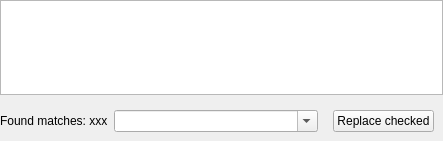
<?xml version="1.0" encoding="UTF-8"?>
<ui version="4.0">
 <class>Results</class>
 <widget class="QWidget" name="Results">
  <property name="geometry">
   <rect>
    <x>0</x>
    <y>0</y>
    <width>443</width>
    <height>141</height>
   </rect>
  </property>
  <layout class="QGridLayout" name="gridLayout" columnstretch="0,1,0">
   <property name="margin">
    <number>0</number>
   </property>
   <item row="1" column="1">
    <widget class="KHistoryComboBox" name="replaceCombo">
     <property name="editable">
      <bool>true</bool>
     </property>
     <property name="autoCompletion">
      <bool>true</bool>
     </property>
    </widget>
   </item>
   <item row="0" column="0" colspan="3">
    <widget class="QTreeWidget" name="tree">
     <property name="uniformRowHeights">
      <bool>true</bool>
     </property>
     <property name="allColumnsShowFocus">
      <bool>true</bool>
     </property>
     <property name="headerHidden">
      <bool>true</bool>
     </property>
     <attribute name="headerStretchLastSection">
      <bool>false</bool>
     </attribute>
     <column>
      <property name="text">
       <string notr="true">1</string>
      </property>
     </column>
    </widget>
   </item>
   <item row="1" column="0">
    <widget class="QLabel" name="matchLabel">
     <property name="text">
      <string>Found matches: xxx</string>
     </property>
    </widget>
   </item>
   <item row="1" column="2">
    <widget class="QStackedWidget" name="buttonStack">
     <property name="currentIndex">
      <number>0</number>
     </property>
     <widget class="QWidget" name="page">
      <layout class="QVBoxLayout" name="verticalLayout">
       <item>
        <widget class="QPushButton" name="replaceButton">
         <property name="text">
          <string>Replace checked</string>
         </property>
        </widget>
       </item>
      </layout>
     </widget>
     <widget class="QWidget" name="page_2">
      <layout class="QVBoxLayout" name="verticalLayout_2">
       <item>
        <widget class="QPushButton" name="stopButton">
         <property name="text">
          <string>stop</string>
         </property>
        </widget>
       </item>
      </layout>
     </widget>
    </widget>
   </item>
  </layout>
 </widget>
 <customwidgets>
  <customwidget>
   <class>KComboBox</class>
   <extends>QComboBox</extends>
   <header>kcombobox.h</header>
  </customwidget>
  <customwidget>
   <class>KHistoryComboBox</class>
   <extends>KComboBox</extends>
   <header>khistorycombobox.h</header>
  </customwidget>
 </customwidgets>
 <resources/>
 <connections/>
</ui>
